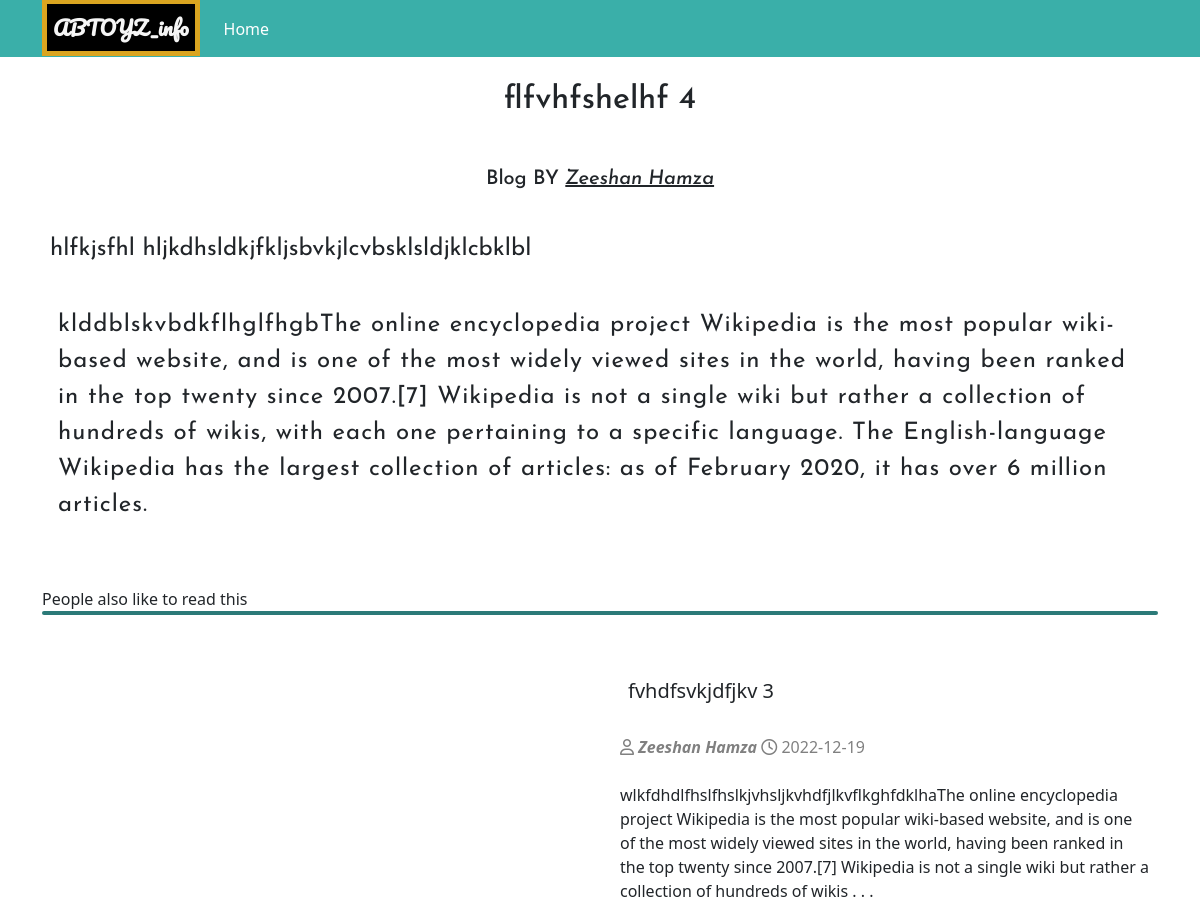
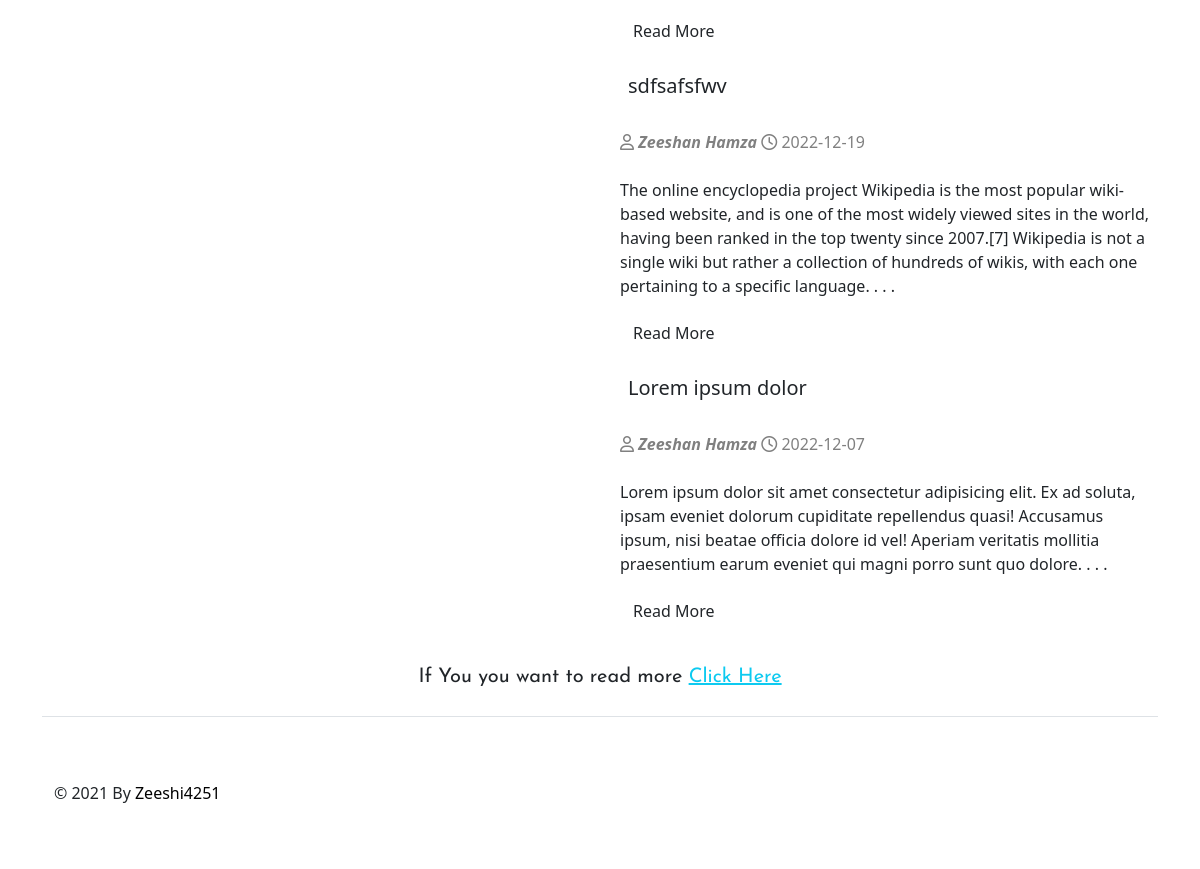
Page /latest_blog_new_page.php?lsno=12 on the committed database (2 pictures, top to bottom).
### tables this page shows
CREATE TABLE `latest_blog` (
  `sno` int(11) NOT NULL,
  `latest_blog_image` varchar(100) NOT NULL,
  `latest_blog_title` varchar(400) NOT NULL,
  `latest_blog_des` varchar(500) NOT NULL,
  `latest_blog_description_more` varchar(1000) NOT NULL,
  `date_time` timestamp NOT NULL DEFAULT current_timestamp() ON UPDATE current_timestamp(),
  `Date` date NOT NULL DEFAULT current_timestamp()
);

### latest_blog_new_page.php (the view, shortened to what this page needs)
<?php
include 'partial/_dbconnect.php';
$lsno = $_GET['lsno'];
?>
<?php include 'partial/_head_tag.php' ?>
<body>
    <?php include 'partial/_navbar.php' ?>
    <div class="container">
        <?php
        $result = $conn->query("SELECT * FROM latest_blog WHERE sno = $lsno");
        while ($row = $result->fetch_assoc()) {
        ?>
            <h2 class="mt-2 text-center newPageHeading p-3"><?php echo $row['latest_blog_title'] ?></h2>
            <h5 class="text-center newPageHeading p-4">Blog BY <i class="text-decoration-underline">Zeeshan Hamza</i></h5>
            <p class="fs-4 newPageHeading p-2"><?php echo $row['latest_blog_des'] ?></p>
            <p class="fs-4 newPageHeading p-3" style="letter-spacing: 1px;"><?php echo $row['latest_blog_description_more'] ?></p>
    </div>
<?php
        }
?>
<div class="container">
    <div class="d-flex justify-content-between head mt-5">
        <span>People also like to read this</span>
    </div>
    <div>
        <span class="bor" style="display:block;background-color: #2b7a78; height: 4px; border-radius: 4px; "></span>
    </div>
    <div class="latestpost mt-5">
        <div class="row">
            <?php
            $result = $conn->query("SELECT * FROM latest_blog WHERE sno != $lsno ORDER BY sno DESC");
            if ($result->num_rows > 0) {
                while ($row3 = $result->fetch_assoc()) { ?>
                    <div class="col-lg-12 d-flex post flex-column">
                        <div class="d-flex latestDiv">
                            <div class="row">
                                <div class="col-lg-6">
                                </div>
                                <div class="col-lg-6">
                                    <h5 class="p-3">
                                        <?php echo $row3['latest_blog_title'] ?>
                                    </h5>
                                    <p class="p-2" style="color: gray;"><i class="fa-regular fa-user"></i> <i><b>Zeeshan
                                                Hamza</b></i>
                                        <i class="fa-regular fa-clock"></i>
                                        <?php echo $row3['Date'] ?>
                                    </p>
                                    <p class="m-2">
                                        <?php echo $row3['latest_blog_des'] ?><span> . . .</span>
                                    </p>
                                    <a href="latest_blog_new_page.php?lsno=<?php echo $row3['sno'] ?>" target="_black" class="btn rmbut m-2">Read More</a>
                                </div>
                            </div>
                        </div>
                    </div>
            <?php }
            } ?>
        </div>
    </div>
</div>
<div class="d-flex justify-content-center">
    <a href="http://localhost/blog/" class="nav-link newPageHeading fs-5 m-4">If You you want to read more <span class="text-decoration-underline text-info">Click Here</span></a>
</div>
<?php include 'partial/_footer.php' ?>
</body>
</html>

### css/admin.css (style rules this page uses)
:root { --ffont: 'Pacifico', cursive; --sfont: 'Josefin Sans', sans-serif; --color1: #17252a; --color2: #2b7a78; --color3: #3aafa9; --color4: #def2f1; }
.newPageHeading { font-family: var(--sfont); }

### rows in the picture
latest_blog: latest_blog_title "flfvhfshelhf 4", latest_blog_des "hlfkjsfhl hljkdhsldkjfkljsbvkjlcvbsklsldjklcbklbl", latest_blog_description_more "klddblskvbdkflhglfhgbThe online encyclopedia project Wikipedia is the most popular wiki-based website, and is one of the most widely viewed sites in the world, having been ranked in the top twenty since 2007.[7] Wikipedia is not a single wiki but rather a collection of hundreds of wikis, with each one pertaining to a specific language. The English-language Wikipedia has the largest collection of articles: as of February 2020, it has over 6 million articles."
latest_blog: latest_blog_title "fvhdfsvkjdfjkv 3", Date "2022-12-19", latest_blog_des "wlkfdhdlfhslfhslkjvhsljkvhdfjlkvflkghfdklhaThe online encyclopedia project Wikipedia is the most popular wiki-based website, and is one of the most widely viewed sites in the world, having been ranked in the top twenty since 2007.[7] Wikipedia is not a single wiki but rather a collection of hundreds of wikis"
latest_blog: latest_blog_title "sdfsafsfwv", Date "2022-12-19", latest_blog_des "The online encyclopedia project Wikipedia is the most popular wiki-based website, and is one of the most widely viewed sites in the world, having been ranked in the top twenty since 2007.[7] Wikipedia is not a single wiki but rather a collection of hundreds of wikis, with each one pertaining to a specific language."
latest_blog: latest_blog_title "Lorem ipsum dolor", Date "2022-12-07", latest_blog_des "Lorem ipsum dolor sit amet consectetur adipisicing elit. Ex ad soluta, ipsam eveniet dolorum cupiditate repellendus quasi! Accusamus ipsum, nisi beatae officia dolore id vel! Aperiam veritatis mollitia praesentium earum eveniet qui magni porro sunt quo dolore."
